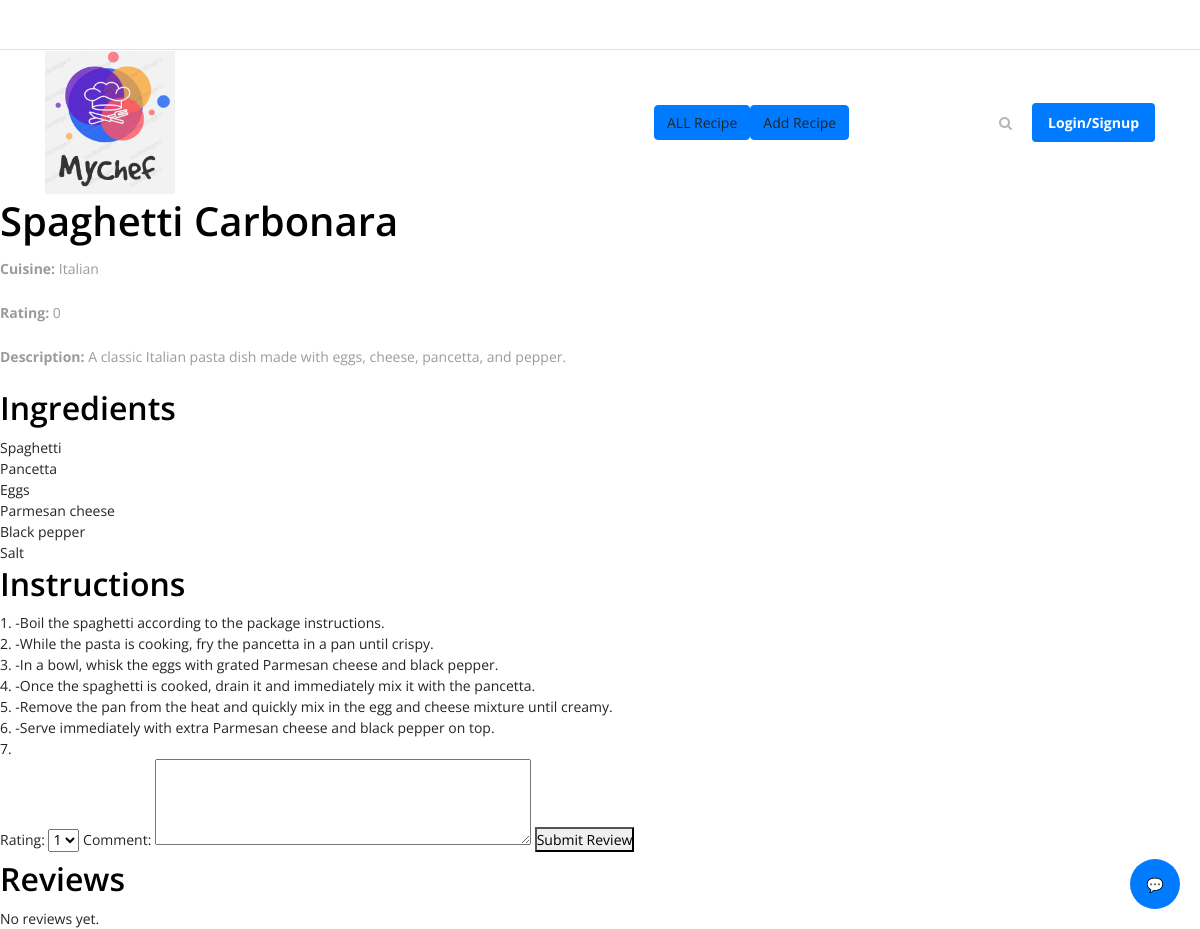
Screenshot of /recipe_details/1 with the database file from the repository.
### MyChef/models.py (models this page shows)
class Recipe(db.Model):
    id = db.Column(db.Integer, primary_key=True)
    name = db.Column(db.String(150), nullable=False)
    description = db.Column(db.Text, nullable=True)
    cuisine = db.Column(db.String(100), nullable=True)
    image = db.Column(db.String(150), nullable=True)
    rating = db.Column(db.Integer, default=0)
    date_created = db.Column(db.DateTime(timezone=True), default=func.now())
    user_id = db.Column(db.Integer, db.ForeignKey('user.id'), nullable=False)
    reviews = db.relationship('Review', backref='reviews_in_recipe', cascade='all, delete-orphan')
    ingredients = db.relationship('Ingredient', backref='recipe', cascade='all, delete-orphan')
    instructions = db.relationship('Instruction', backref='recipe', cascade='all, delete-orphan')
    meal_plans = db.relationship('MealPlan', back_populates='recipe')
    tags = db.relationship('Tag', secondary='recipe_tags', backref=db.backref('tags_in_recipe', lazy='dynamic'))
    user = db.relationship('User', back_populates='recipes')

class Ingredient(db.Model):
    id = db.Column(db.Integer, primary_key=True)
    recipe_id = db.Column(db.Integer, db.ForeignKey('recipe.id'), nullable=False)
    ingredient = db.Column(db.String(150), nullable=False)

class Instruction(db.Model):
    id = db.Column(db.Integer, primary_key=True)
    recipe_id = db.Column(db.Integer, db.ForeignKey('recipe.id'), nullable=False)
    step_number = db.Column(db.Integer, nullable=False)
    instruction = db.Column(db.Text, nullable=False)

### MyChef/views.py (the view)
@views.route('/recipe_details/<int:recipe_id>', methods=['GET'])
def recipe_details(recipe_id):
    recipe = Recipe.query.get_or_404(recipe_id)  # Fetch the recipe or return a 404 error if not found
    return render_template('recipe_details.html', recipe=recipe)

### MyChef/templates/recipe_details.html (shortened to what this page needs)
<head>
</head>
{% extends 'base.html' %}
{% block content %}
    {% include 'chatbot.html' %}
    <h1>{{ recipe.name }}</h1>
    <p><strong>Cuisine:</strong> {{ recipe.cuisine or 'Not specified' }}</p>
    <p><strong>Rating:</strong> {{ recipe.rating }}</p>
    <p><strong>Description:</strong> {{ recipe.description or 'No description available.' }}</p>
    <h2>Ingredients</h2>
    <ul>
        {% for ingredient in recipe.ingredients %}
            <li>{{ ingredient.ingredient }}</li>
        {% else %}
            <li>No ingredients listed.</li>
        {% endfor %}
    </ul>
    <h2>Instructions</h2>
    <ol>
        {% for instruction in recipe.instructions %}
            <li>{{ instruction.step_number }}. {{ instruction.instruction }}</li>
        {% else %}
            <li>No instructions available.</li>
        {% endfor %}
    </ol>
<form method="POST" action="{{ url_for('views.add_review', recipe_id=recipe.id) }}">
    <label for="rating">Rating:</label>
    <select name="rating" id="rating" required>
        <option value="1">1</option>
    </select>
    <label for="comment">Comment:</label>
    <textarea name="comment" id="comment" rows="4" cols="50"></textarea>
    <button type="submit">Submit Review</button>
</form>
<h2>Reviews</h2>
<ul>
    {% for review in recipe.reviews %}
        <li><strong>{{ review.user.first_name }}:</strong> Rated {{ review.rating }} stars - {{ review.comment }}</li>
    {% else %}
        <li>No reviews yet.</li>
    {% endfor %}
</ul>
    {% endblock %}

### MyChef/templates/base.html (shortened to what this page needs)
<!DOCTYPE html>
<html lang="en">
<head>
    <link rel="stylesheet" href="{{ url_for('static', filename='style.css') }}">
</head>
<body>
    <header class="header-area">
        <div class="top-header-area">
            <div class="container h-100">
                <div class="row h-100 align-items-center justify-content-between">
                    <div class="col-12 col-sm-6">
                    </div>
                </div>
            </div>
        </div>
        <div class="delicious-main-menu">
            <div class="classy-nav-container breakpoint-off">
                <div class="container">
                    <nav class="classy-navbar justify-content-between" id="deliciousNav">
                        <a class="nav-brand" href="{{ url_for('views.home') }}">
                            <img src="{{ url_for('static', filename='img/core-img/newl.png') }}" alt="" width="130" height="45">
                        </a>
                        <div class="classy-menu">
                            <div class="classynav">
                                <div class="add-recipe-btn">
                                    <a href="{{ url_for('views.recipes') }}" class="btn btn-primary">ALL Recipe</a>
                                </div>
                                <div class="add-recipe-btn">
                                    <a href="{{ url_for('views.add_recipe') }}" class="btn btn-primary">Add Recipe</a>
                                </div>
                                <div class="search-btn">
                                    <i class="fa fa-search" aria-hidden="true"></i>
                                </div>
                                {% if current_user.is_authenticated %}
                                <div class="dashboard-btn">
                                    <a href="{{ url_for('views.dashboard') }}" class="btn btn-primary">Dashboard</a>
                                </div>
                                {% else %}
                                <div class="auth-btn">
                                    <a href="{{ url_for('views.login') }}" class="btn btn-auth">Login/Signup</a>
                                </div>
                                {% endif %}
                        </div>
                    </nav>
                </div>
            </div>
        </div>
    </header>
    <div class="main-content">
        {% block content %}{% endblock %}
    </div>
</body>
</html>

### MyChef/templates/chatbot.html (shortened to what this page needs)
<div id="chat-container">
    <button id="chat-button" onclick="toggleChat()">💬</button>
</div>

### MyChef/static/style.css (style rules this page uses)
* { margin: 0; padding: 0; }
body { font-family: "Open Sans", sans-serif; font-size: 14px; }
h1, h2, h3, h4, h5, h6 { color: #000000; line-height: 1.3; font-weight: 600; }
p { color: #9b9b9b; font-size: 14px; line-height: 2; font-weight: 400; }
a, a:hover, a:focus { -webkit-transition-duration: 500ms; transition-duration: 500ms; text-decoration: none; outline: 0 solid transparent; color: #000000; font-weight: 600; font-size: 14px; color: #474747; }
ul, ol { margin: 0; }
ul li, ol li { list-style: none; }
img { height: auto; max-width: 100%; }
.header-area { position: relative; z-index: 100; width: 100%; }
.header-area .top-header-area { width: 100%; height: 50px; background-color: #ffffff; border-bottom: 1px solid #dddee9; }
.header-area .delicious-main-menu { position: relative; width: 100%; z-index: 100; height: 145px; }
.header-area .delicious-main-menu .classy-nav-container { background-color: transparent; }
.header-area .delicious-main-menu .classy-navbar { height: 145px; padding: 0; }
.header-area .delicious-main-menu .classynav .search-btn { color: #b6b6b6; margin-left: 150px; cursor: pointer; -webkit-transition-duration: 500ms; transition-duration: 500ms; }
.header-area .delicious-main-menu .classynav .search-btn i { -webkit-transition-duration: 500ms; transition-duration: 500ms; }
.auth-btn { display: inline-block; margin-left: 20px; }
.auth-btn .btn-auth { padding: 8px 15px; font-size: 14px; background-color: #007bff; color: white; border-radius: 4px; text-decoration: none; font-weight: bold; display: inline-block; }

### MyChef/templates/chatbot.html (style rules this page uses)
#chat-container { position: fixed; bottom: 20px; right: 20px; }
#chat-button { width: 50px; height: 50px; border-radius: 50%; background-color: #007bff; color: white; border: none; cursor: pointer; }

### rows the page displays
Recipe: name "Spaghetti Carbonara", cuisine "Italian", rating "0", description "A classic Italian pasta dish made with eggs, cheese, pancetta, and pepper."
Ingredient: ingredient "Spaghetti"
Ingredient: ingredient "Pancetta"
Ingredient: ingredient "Eggs"
Ingredient: ingredient "Parmesan cheese"
Ingredient: ingredient "Black pepper"
Ingredient: ingredient "Salt"
Instruction: step_number "1", instruction "-Boil the spaghetti according to the package instructions."
Instruction: step_number "2", instruction "-While the pasta is cooking, fry the pancetta in a pan until crispy."
Instruction: step_number "3", instruction "-In a bowl, whisk the eggs with grated Parmesan cheese and black pepper."
Instruction: step_number "4", instruction "-Once the spaghetti is cooked, drain it and immediately mix it with the pancetta."
Instruction: step_number "5", instruction "-Remove the pan from the heat and quickly mix in the egg and cheese mixture until creamy."
Instruction: step_number "6", instruction "-Serve immediately with extra Parmesan cheese and black pepper on top."
Instruction: step_number "7"
